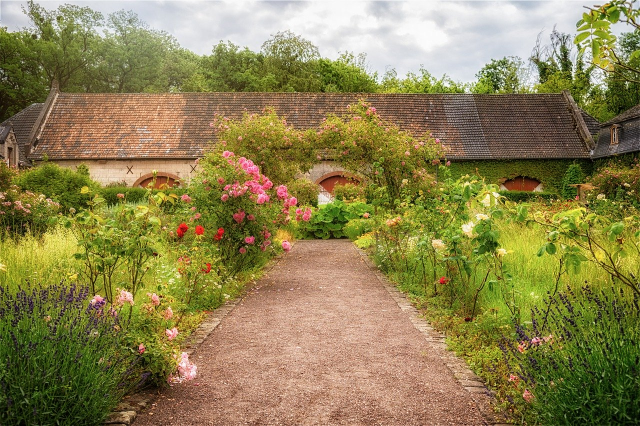
#> input picture ch09/images_09/test.jpg, 1280 x 852 px (shown at 1/2 size)
$ jupyter execute '09-2_이산_푸리에_변환.ipynb'
#> lines starting #> are read from the running program, lines starting #| are printed output that depends on the picture
### ch09/Common/dft2d.py
import numpy as np
import math
import cv2

def exp(knN):
    th = -2 * math.pi *knN # 푸리에 변환 각도값
    return complex(math.cos(th), math.sin(th))

def dft(g):
    N = len(g)
    dst = [sum(g[n] * exp(-k*n/N) for n in range(N)) for k in range(N)]
    return np.array(dst)

# [37 lines left out: functions idft, calc_spectrum, fftshift, FFT, IFFT, not called in this run]

### ch09/09-2_이산_푸리에_변환.ipynb
### 9.2 이산 푸리에 변환

시간축 데이터 : Time / Cycle : 1번 돌 때 몇 초가 걸리는가

주파수 데이터  : Cycle / Time(1 Sec) : 1초동안 몇 번 나타나는가

------

퓨리에 급수 : 주기성을 갖는 신호(진동파)는 정현파(sin)와 여현파(cos)의 조합으로 모두 표현이 가능함

오일러 공식 : sin과 cos으로 하나의 수식을 표현이 가능함

적분 : 함수의 면적을 구함

내적 : 두 벡터의 관계 (-1 ~ 1) : 0 관계가 없음

-----

푸리에 변환 : 신호나 영상을 주파수 영역으로 변환하는 일반적인 방법

-> 신호를 주파수로 변환 == 원본 신호로부터 계수(기저함수에 곱해지는 비율)를 얻음

- 전제 : 주기를 가진 신호는 정현파/여현파의 합으로 표현 가능

- 정현파/여현파 : 모든 파형중에 가장 순수한 파형 (sin, cos)

[cell 1]
# 9.2.1 이산 푸리에 변환
import matplotlib.pyplot as plt
import numpy as np

t = np.arange(0, 3, 0.001) # 샘플링 범위 및 간격
g = [0] * 5
g[0] = np.sin(2 * np.pi * t)
g[1] = np.sin(2 * np.pi * t * 3)
g[2] = np.sin(2 * np.pi * t * 5)
g[3] = g[0] + g[1] + g[2] # 신호를 균등하게 합함
g[4] = 0.3 * g[0] - 0.7 * g[1] + 0.5 * g[2] # 각 신호의 비율을 변경하여 합함

titles = ['1Hz', '3H', '5H', 'sum', 'weighted sum']
plt.figure(figsize=(12, 6))
for i, title in enumerate(titles):
    plt.subplot(3, 2, i+1), plt.plot(t, g[i]), plt.title(title)
plt.tight_layout() # 여백 설정
plt.show()
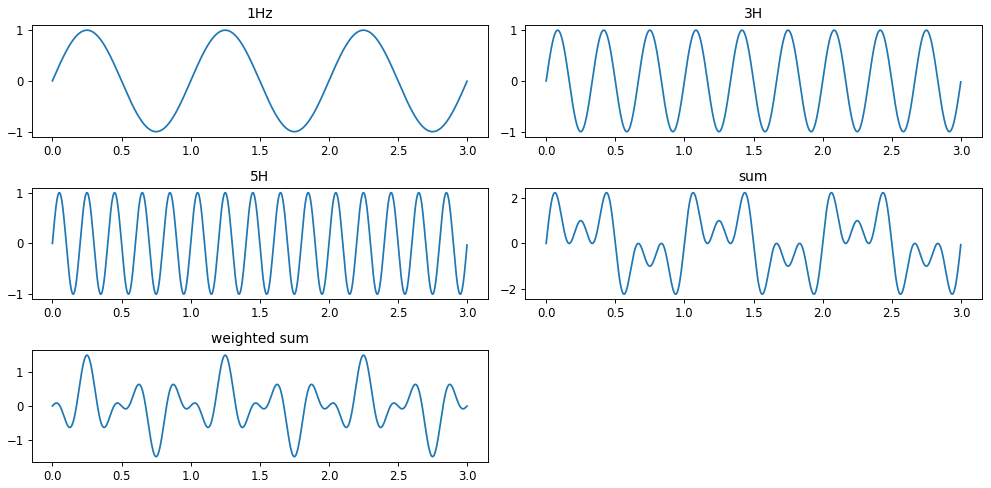
#> figure drawn by matplotlib, 5 panels; panel 1: curve peaks at x = 0.25, y = 1; panel 2: curve peaks at x = 0.75, y = 1; panel 3: curve peaks at x = 0.05, y = 1; panel 4: curve peaks at x = 2.44, y = 2.23

[cell 2]
# 9.2.2 이산 푸리에 변환
import matplotlib.pyplot as plt, math
import numpy as np

def exp(knN):
    th = -2 * math.pi *knN # 푸리에 변환 각도값
    return complex(math.cos(th), math.sin(th))

def dft(g):
    N = len(g)
    dst = [sum(g[n] * exp(-k*n/N) for n in range(N)) for k in range(N)]
    return np.array(dst)

def idft(g):
    N = len(g)
    dst = [sum(g[n] * exp(-k*n/N) for n in range(N)) for k in range(N)]
    return np.array(dst)/N

fmax = 1000
dt = 1/fmax
t = np.arange(0, 1, dt)

g1 = np.sin(2 * np.pi * 50 * t) # 진동수 50
g2 = np.sin(2 * np.pi * 120 * t) # 진동수 120
g3 = np.sin(2 * np.pi * 260 * t) # 진동수 260
g = g1 * 0.6 + g2 * 0.9 + g3 * 0.2 # 그래프

N = len(g)
df = fmax/N
f = np.arange(0, N, df)
xf = dft(g) * dt # 퓨리에 변환
g2 = idft(xf)/dt # 역 퓨리에 변환
plt.figure(figsize=(10, 20))
plt.subplot(3, 1, 1), plt.plot(t[0:200], g[0:200]), plt.title('org signal')
plt.subplot(3, 1, 2), plt.plot(f, np.abs(xf)), plt.title('dft ampitude')
plt.subplot(3, 1, 3), plt.plot(t[0:200], g[0:200]), plt.title('idft signal')
plt.show()
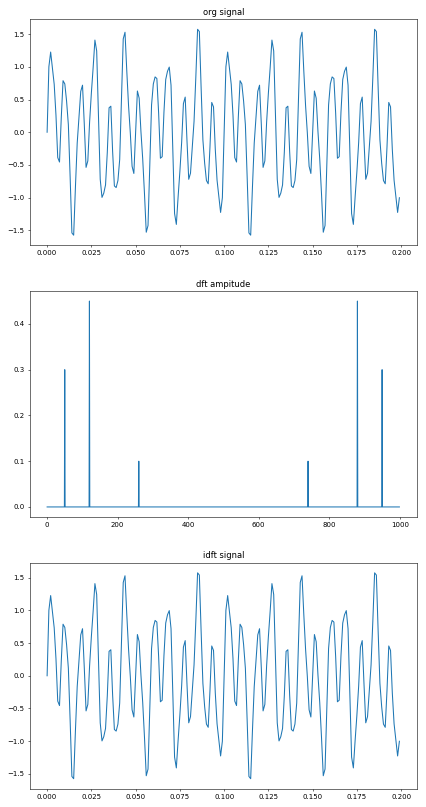
#> figure drawn by matplotlib, 3 panels; panel 1: curve peaks at x = 0.085, y = 1.57; panel 2: curve peaks at x = 120, y = 0.45; panel 3: curve peaks at x = 0.085, y = 1.57

2차원 DFT 방법

- DFT를 두 번 진행 : 가로로 한 번, 세로로 한 번 (가로로 진행 -> 결과 행렬을 전치 -> 가로로 한 번 더 진행)

calc_spectrum : 가시화를 위해 값을 변경함 (실제 유효한 데이터는 일반적 정규화 값임)

[cell 3]
# 9.2.3 2차원 이산 푸리에 변환
import numpy as np
import cv2, time
from Common.dft2d import dft, idft, calc_spectrum, fftshift

def dft2(image):
    tmp = [dft(row) for row in image]
    dst = [dft(row) for row in np.transpose(tmp)]
    return np.transpose(dst)

def idft2(image):
    tmp = [idft(row) for row in image]
    dst = [idft(row) for row in np.transpose(tmp)]
    return np.transpose(dst)

def ck_time(mode=0):
    global stime
    if (mode == 0):
        stime = time.perf_counter()
    elif (mode == 1):
        etime = time.perf_counter()
        print('수행시간 = %.5f sec' % (etime - stime))

image = cv2.imread("images_09/test.jpg", cv2.IMREAD_GRAYSCALE)
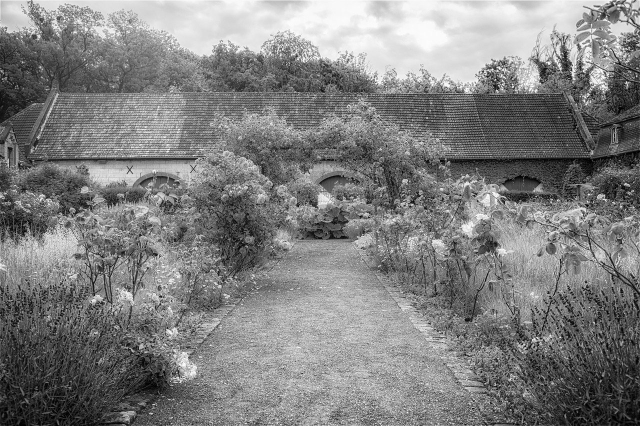
#> image: shape (852, 1280) (shown at 1/2 size); min 0, max 255, mean 127.6
if image is None: raise Exception("영상 파일 읽기 오류")


ck_time(0)
dft = dft2(image)
spectrum1 = calc_spectrum(dft)
spectrum2 = fftshift(spectrum1)
idft = idft2(dft).real
ck_time(1)

cv2.imshow("image", image)
cv2.imshow("spectrum1", spectrum1)
cv2.imshow("spectrum2", spectrum2)
cv2.imshow("idft_img", cv2.convertScaleAbs(idft))
cv2.waitKey(0)
